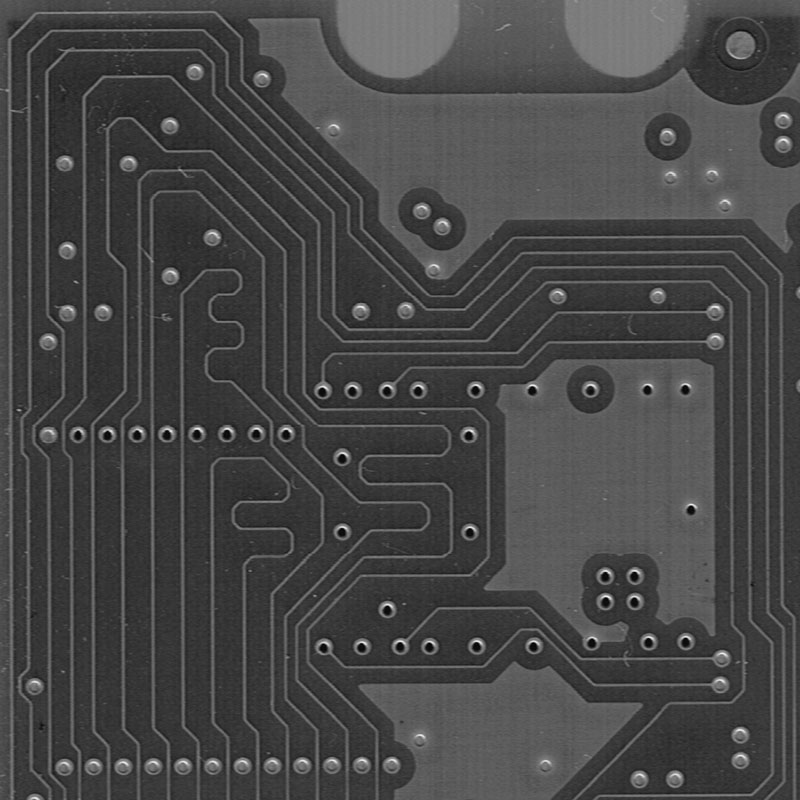
%> input picture Lab2/HomeWork/pcb.png, 800 x 800 px
$ octave --eval "main;"   (GNU Octave 9; MATLAB toolbox functions it lacks are replaced by stand-ins)
%> lines starting %> are read from the running program, lines starting %| are printed output that depends on the picture; in (x1, y1, x2, y2) boxes, pixels count from 0 and x2, y2 are one past the last pixel; in counts of white or black regions, pixels touching at a corner belong together; the program's own positions count from 1
%% --- LABORATOR 2 ---
% 1. Verificati functionarea algoritmului de detectie defecte prin comparatie.
% 2. Incercati functionarea cu o translatie diferita de cea corecta (adica 10,10).
% 3. Incercati sa folositi imaginea pcb.png (care nu e cropped) pentru
%       comparatie. Deoarece e de altă dimensiune, folosiți doar o porțiune din
%       imagine (stânga-sus, dreapta, jos, etc) cu dimensiunea corectă.
% 4.  Raspunsul este un fisier TXT care contine o descriere personala de cateva
%       fraze a constatarilor voastre pe subiect.


function main()
  initWorkspace
  [fullImg, oH, oW, oC]   = readImage('pcb.png');
%> oH = 800; oW = 800; oC = 1
  [defectImg, dH, dW, dC] = readImage('pcbCroppedTranslatedDefected.png');
%> call 2 of readImage, with filename = 'pcbCroppedTranslatedDefected.png'
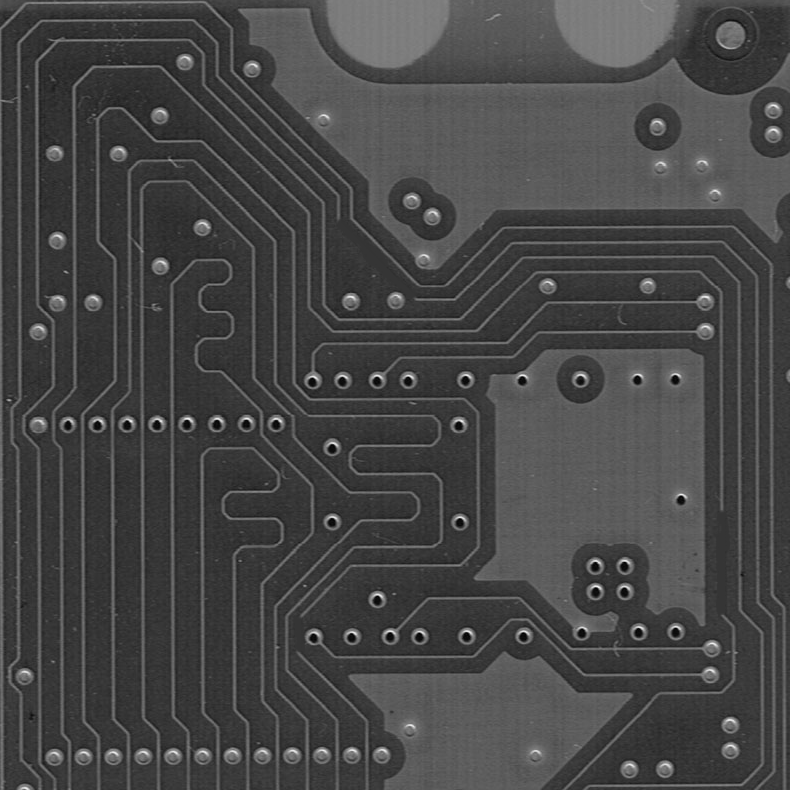
%> input picture Lab2/HomeWork/pcbCroppedTranslatedDefected.png, 790 x 790 px
%> dH = 790; dW = 790; dC = 1

  [hDiff, wDiff] = deal(oH - dH, oW - dW);
%> hDiff = 10; wDiff = 10

  croppedPortion = fullImg(hDiff + 1 : hDiff + dH, wDiff + 1 : wDiff + dW, :);

  % Perform shift
  [row, col] = size(croppedPortion);
%> row = 790; col = 790
  xShift = 10;
  yShift = 10;
  registImg = zeros(size(defectImg));
  registImg(yShift + 1 : row, xShift + 1 : col) = defectImg(1 : row - yShift, 1 : col - xShift);
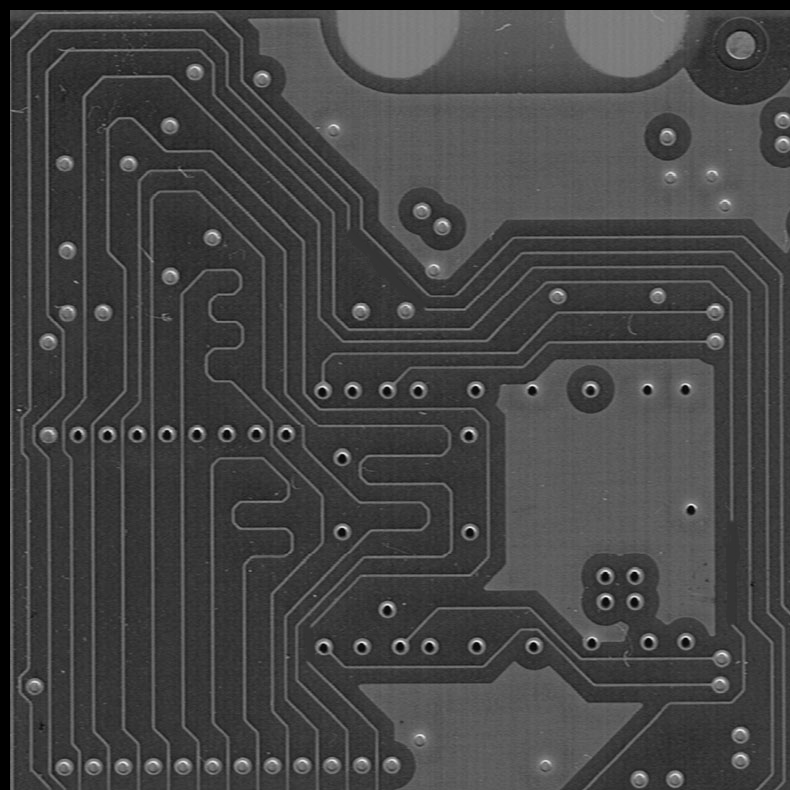
%> registImg: size 790x790 double; min 0, max 0.973, mean 0.268

  % Show difference images
  diffImg1 = abs(croppedPortion - defectImg);
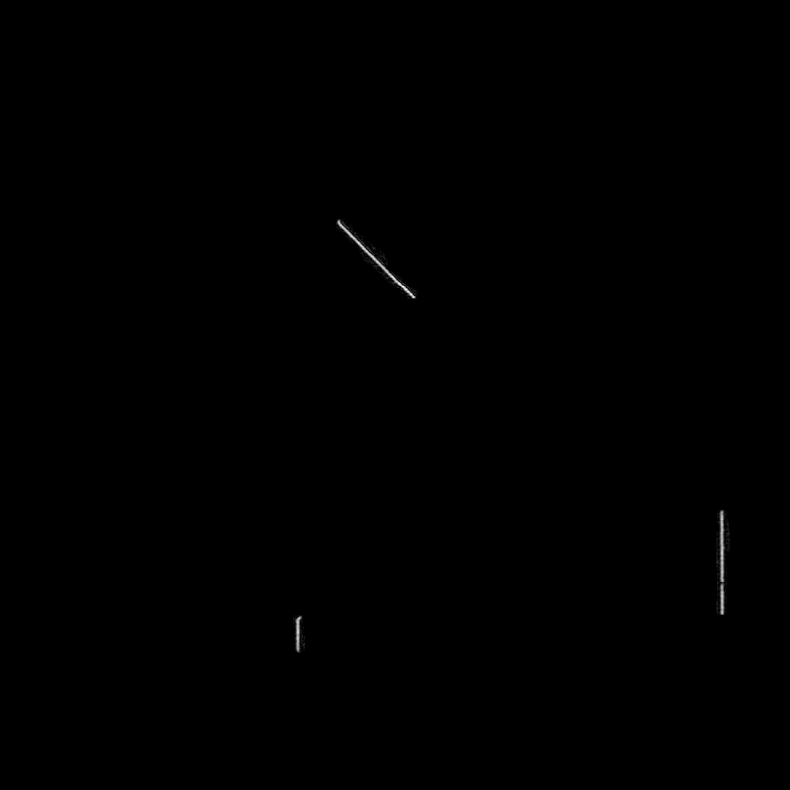
%> diffImg1: size 790x790 double; min 0, max 0.267, mean 0.000267; drawn with min black and max white
  subplot(1, 3, 1), imshow(diffImg1); title('Unaligned Difference Image');

  diffImg2 = abs(croppedPortion - registImg);
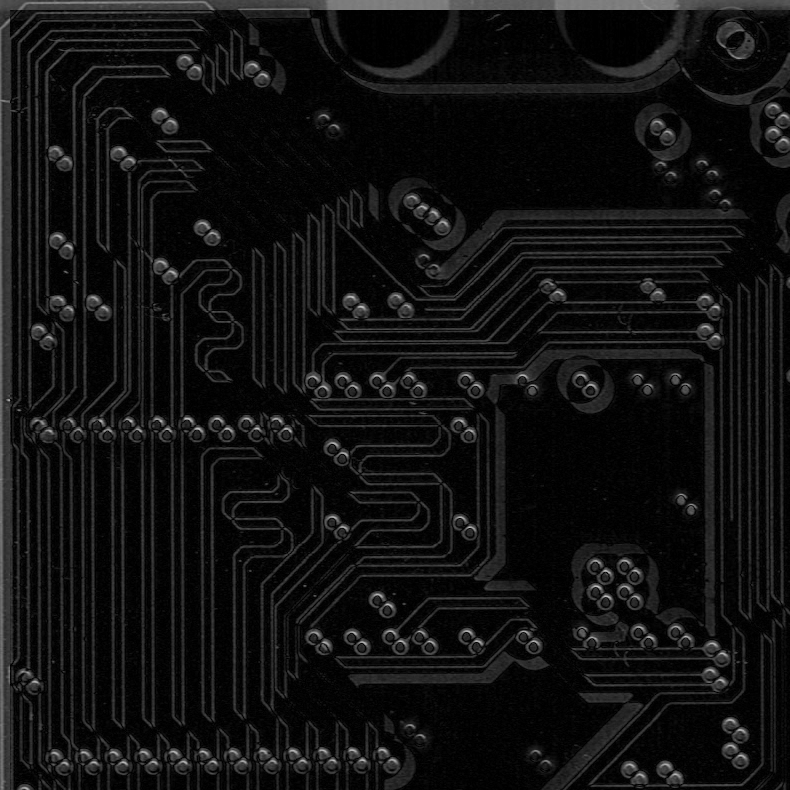
%> diffImg2: size 790x790 double; min 0, max 0.784, mean 0.0677
  subplot(1, 3, 2), imshow(diffImg2); title('Aligned Difference Image');

  bwImg = diffImg2 > 0.15;
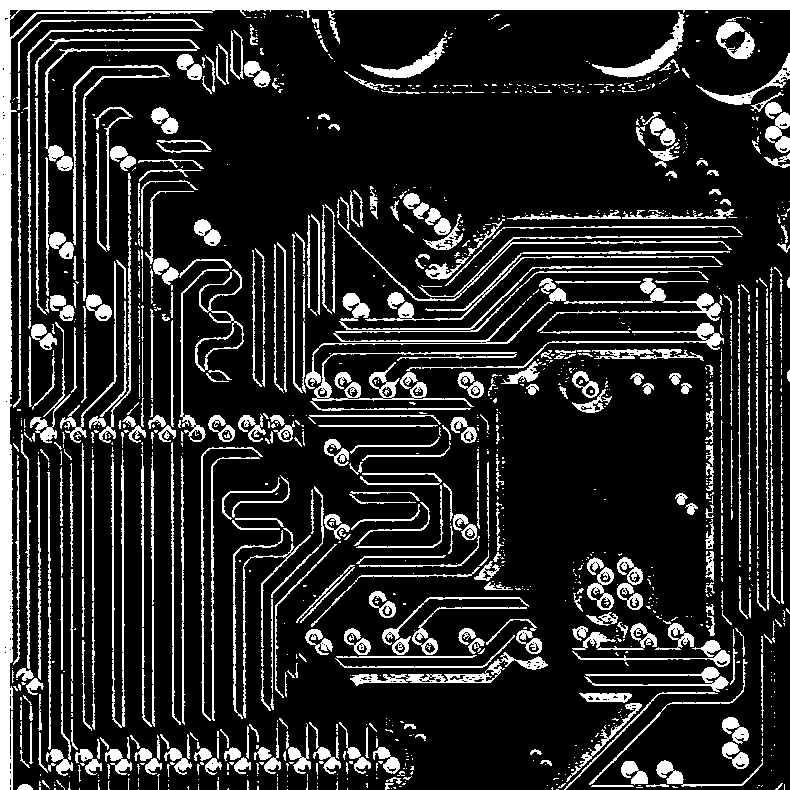
%> bwImg: size 790x790 logical; 16.9% white; 1296 white regions (860 under 20 px), largest, box (x1, y1, x2, y2) and area: (0, 0, 790, 790) 17432, (305, 266, 721, 389) 2797, (310, 352, 517, 411) 1976
  [height, width] = size(bwImg);
%> height = 790; width = 790
  border = round(0.05*width);
%> border = 40
  borderMask = zeros(height, width);
  borderMask(border:height-border, border:width-border) = 1;
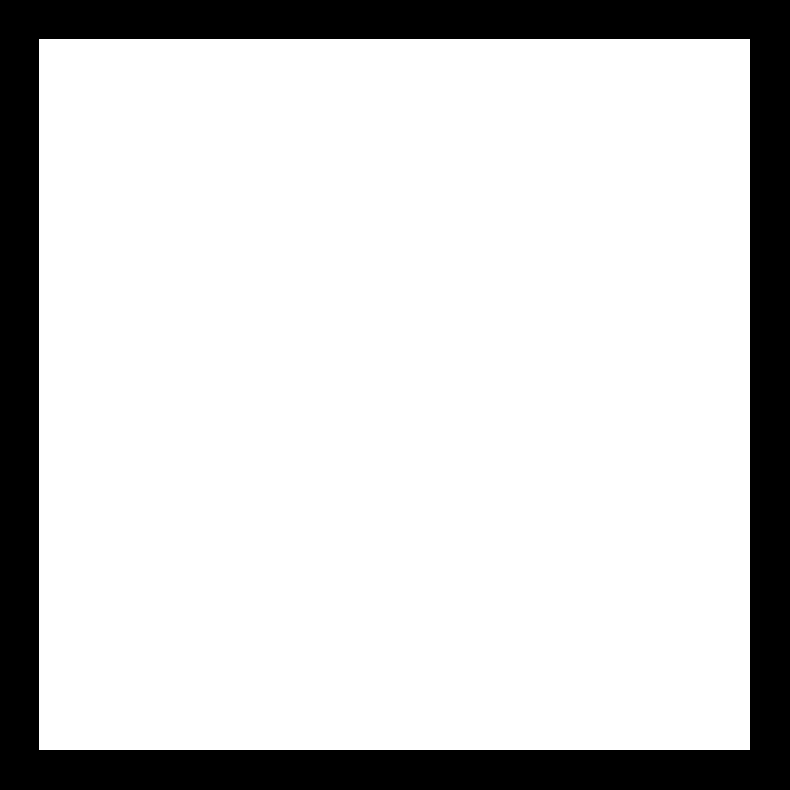
%> borderMask: size 790x790 double; values 0 (black) and 1 (white), 81% white; 1 black region, box (x1, y1, x2, y2) and area: (0, 0, 790, 790) 118579
  bwImg = bwImg .* borderMask;
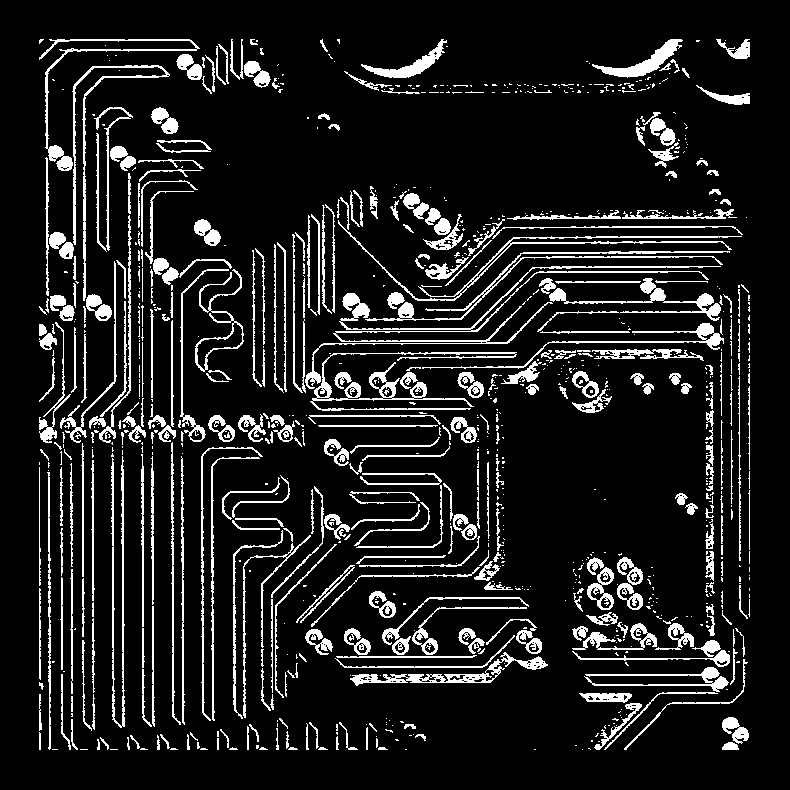
%> bwImg: size 790x790 double; values 0 (black) and 1 (white), 11.6% white; 947 white regions (597 under 20 px), largest, box (x1, y1, x2, y2) and area: (305, 266, 721, 389) 2797, (310, 352, 517, 411) 1976, (365, 251, 730, 321) 1541
  subplot(1, 3, 3), imshow(bwImg); title('Thresholded + Aligned Difference Image');

  imwrite(diffImg1, 'Defect_Detection_diff.png');
  imwrite(diffImg2, 'Defect_Detection_diffRegisted.png');
  imwrite(bwImg,    'Defect_Detection_bw.png');


end

function initWorkspace()
%INITWORKSPACE Clear workspace, command window, and close all figures.
%
%   initWorkspace() clears all variables from the workspace, clears the command
%   window, and closes all open figure windows.
%
%   Usage:
%       initWorkspace()
  clear, clc, close all;
end

function [img, H, W, C] = readImage(filename)
%READIMAGE Read an image and return it along with its dimensions.
%
%   [img, H, W, C] = readImage(filename) reads the image file specified
%   by 'filename', converts it to double precision, and returns the image
%   matrix 'img' along with its height H, width W, and number of channels C.
%
%   Input:
%       filename - string, path to the image file.
%
%   Outputs:te
%       img - the image matrix as double.
%       H   - height of the image (number of rows).
%       W   - width of the image (number of columns).
%       C   - number of color channels.
%
%   Example:
%       [img, H, W, C] = readImage('parrot.jpg');
    img = im2double(imread(filename));
    [H, W, C] = size(img);
end
